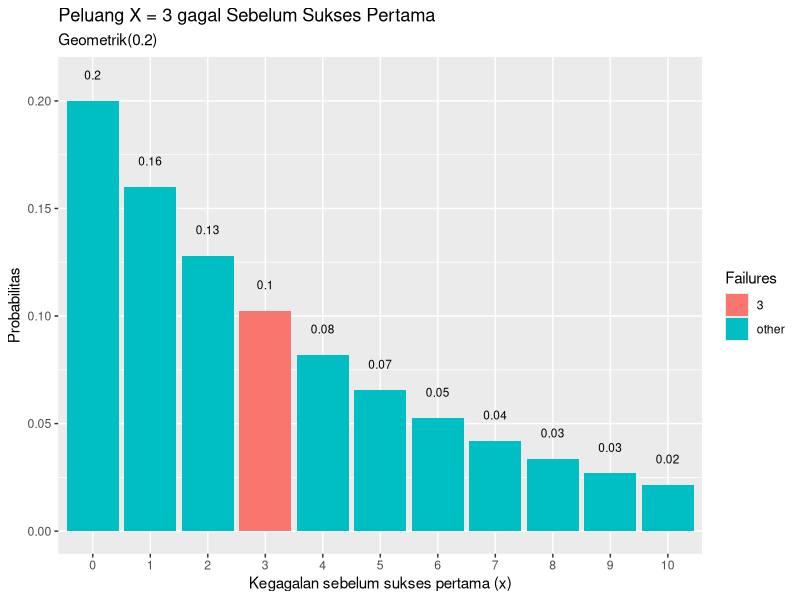

Write R code to recreate this figure.
# No.1

# a.
p = 0.20
x = 3
dgeom(x, p)

# b.
mean(rgeom(n = 10000, p) == 3)

# c.
# Nilai keduanya berdekatan. Bedanya nilai dari a konstan, sedangkan nilai dari b berubah-ubah

# d. 
library(dplyr)
library(ggplot2)
n = 3

data.frame(x = 0:10, prob = dgeom(x = 0:10, prob = p)) %>%
  mutate(Failures = ifelse(x == n, n, "other")) %>%
ggplot(aes(x = factor(x), y = prob, fill = Failures)) +
  geom_col() +
  geom_text(
    aes(label = round(prob,2), y = prob + 0.01),
    position = position_dodge(0.9),
    size = 3,
    vjust = 0
  ) +
  labs(title = "Peluang X = 3 gagal Sebelum Sukses Pertama",
       subtitle = "Geometrik(0.2)",
       x = "Kegagalan sebelum sukses pertama (x)",
       y = "Probabilitas") 

# e.
p = 0.20
a = 1-p
mean = a/p
print(mean)

b = p^2
variance = a/b
print(variance)
